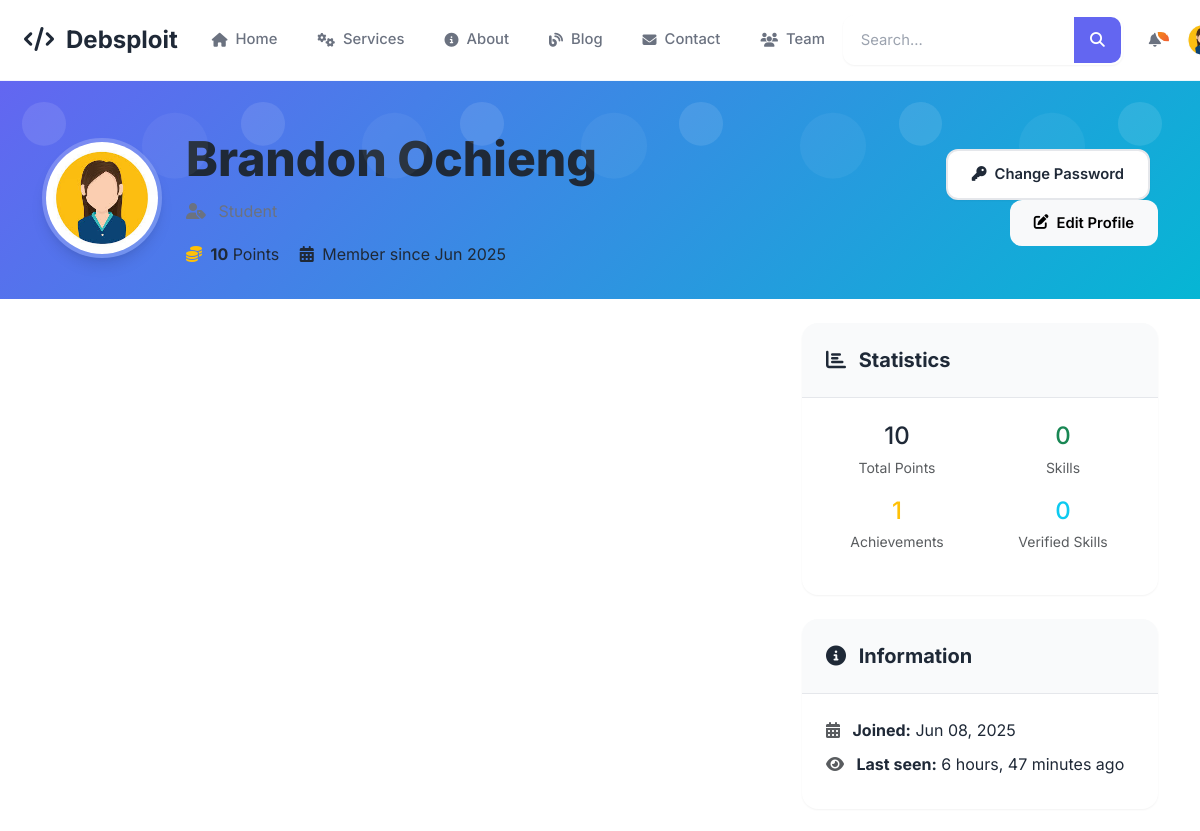
Before: /accounts/profile/ (signed in, upper part) with the older database file.
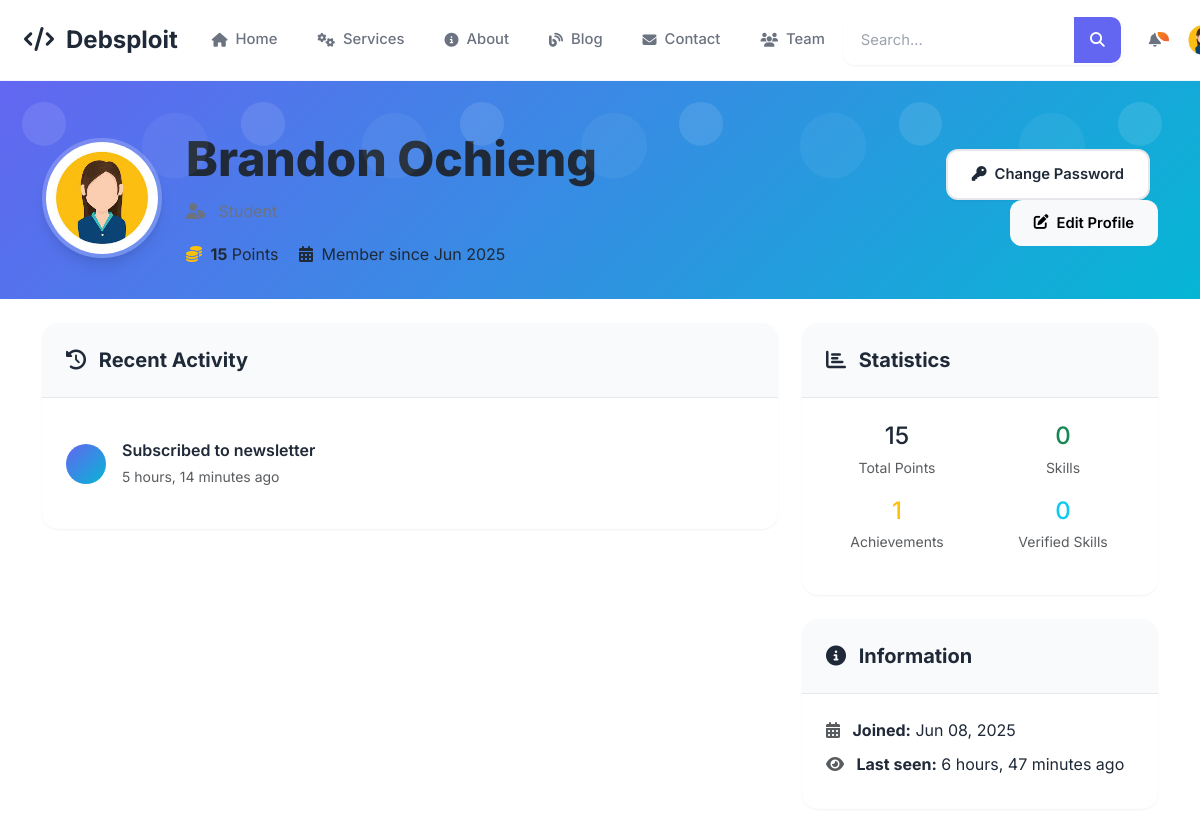
After: the same page with the newer database file.
### dashboard/models.py (models this page shows, shortened)
class UserActivity(models.Model):
    ACTIVITY_TYPES = (
        ('login', 'User Login'),
        ('logout', 'User Logout'),
        ('profile_update', 'Profile Updated'),
        ('password_change', 'Password Changed'),
        ('course_enrollment', 'Course Enrollment'),
        ('course_completion', 'Course Completion'),
        ('task_application', 'Task Application'),
        ('task_assigned', 'Task Assigned'),
        ('task_submission', 'Task Submission'),
        ('task_completion', 'Task Completion'),
        ('blog_post', 'Blog Post Created/Updated'),
        ('comment', 'Comment Posted'),
        ('review_posted', 'Review Posted'),
        ('achievement_earned', 'Achievement Earned'),
        ('points_earned', 'Points Earned'),
        ('skill_added', 'Skill Added'),
        ('portfolio_updated', 'Portfolio Updated'),
        ('newsletter_subscription', 'Newsletter Subscription'),
        ('account_deletion', 'Account Deletion'),
        ('file_upload', 'File Uploaded'),
        ('download', 'File Downloaded'),
        ('search', 'Search Performed'),
        ('page_view', 'Page Viewed'),
        ('api_call', 'API Call Made'),
        ('email_sent', 'Email Sent'),
        ('error_occurred', 'Error Occurred'),
        ('progress_update', 'Progress Updated'),
    )
    user = models.ForeignKey(User, on_delete=models.CASCADE, related_name='activities')
    activity_type = models.CharField(max_length=30, choices=ACTIVITY_TYPES, db_index=True)
    description = models.CharField(max_length=300)
    metadata = models.JSONField(default=dict, blank=True, help_text="Additional activity data")
    ip_address = models.GenericIPAddressField(null=True, blank=True)
    user_agent = models.TextField(blank=True)
    session_key = models.CharField(max_length=40, blank=True)
    referer = models.URLField(blank=True)
    country = models.CharField(max_length=100, blank=True)
    city = models.CharField(max_length=100, blank=True)
    timestamp = models.DateTimeField(auto_now_add=True, db_index=True)
    duration = models.DurationField(null=True, blank=True, help_text="Activity duration if applicable")
    class Meta:
        ordering = ['-timestamp']
        verbose_name_plural = "User Activities"
        indexes = [
            models.Index(fields=['user', 'activity_type']),
            models.Index(fields=['activity_type', 'timestamp']),
            models.Index(fields=['timestamp']),
        ]

### accounts/views.py (the view, shortened to what this page needs)
# urls.py: path('profile/', views.UserProfileView.as_view(), name='profile'),
class UserProfileView(LoginRequiredMixin, DetailView):
    model = User
    template_name = 'accounts/profile.html'
    context_object_name = 'profile_user'
    def get_object(self):
        if 'pk' in self.kwargs:
            return get_object_or_404(User, pk=self.kwargs['pk'])
        return self.request.user
    def get_context_data(self, **kwargs):
        context = super().get_context_data(**kwargs)
        profile_user = self.get_object()
        skills_by_category = {}
        skills = UserSkill.objects.filter(user=profile_user).order_by('category', 'name')
        for skill in skills:
            category = skill.get_category_display()
            if category not in skills_by_category:
                skills_by_category[category] = []
            skills_by_category[category].append(skill)
        achievements = UserAchievement.objects.filter(user=profile_user).order_by('-earned_date')[:10]
        recent_activity = []
        if profile_user == self.request.user or self.request.user.is_staff:
            recent_activity = UserActivity.objects.filter(
                user=profile_user
            ).order_by('-timestamp')[:10]
        portfolio_projects = []
        if profile_user.user_type == 'developer':
            from dashboard.models import ProjectPortfolio
            portfolio_projects = ProjectPortfolio.objects.filter(
                user=profile_user,
                is_public=True
            ).order_by('-is_featured', '-created_at')[:6]
        stats = {
            'total_skills': skills.count(),
            'verified_skills': skills.filter(is_verified=True).count(),
            'total_achievements': achievements.count(),
            'total_points': profile_user.points,
            'member_since': profile_user.date_joined,
        }
        context.update({
            'skills_by_category': skills_by_category,
            'achievements': achievements,
            'recent_activity': recent_activity,
            'portfolio_projects': portfolio_projects,
            'stats': stats,
            'is_own_profile': profile_user == self.request.user,
        })
        return context

### templates/accounts/profile.html (shortened to what the changed rows need)
{% extends 'base.html' %}
{% load static %}
{% block content %}
<div class="profile-header">
    <div class="container">
        <div class="row align-items-center">
            <div class="col-md-8">
                <div class="d-flex align-items-center gap-4" data-aos="fade-up">
                    <div>
                        <h1 class="mb-2">{{ profile_user.get_full_name|default:profile_user.username }}</h1>
                        <div class="mt-3">
                            <span class="me-3">
                                <i class="fas fa-coins text-warning me-1"></i>
                                <strong>{{ stats.total_points }}</strong> Points
                            </span>
                        </div>
                    </div>
                </div>
            </div>
        </div>
    </div>
</div>
<div class="container mt-4">
    <div class="row">
        <div class="col-lg-8">
            {% if recent_activity %}
            <div class="card mb-4" data-aos="fade-up" data-aos-delay="300">
                <div class="card-header">
                    <h5 class="mb-0">
                        <i class="fas fa-history me-2"></i>
                        Recent Activity
                    </h5>
                </div>
                <div class="card-body">
                    {% for activity in recent_activity %}
                        <div class="activity-item">
                            <div class="activity-icon">
                            </div>
                            <div class="flex-grow-1">
                                <div class="fw-semibold">{{ activity.description }}</div>
                                <small class="text-muted">{{ activity.timestamp|timesince }} ago</small>
                            </div>
                        </div>
                    {% endfor %}
                </div>
            </div>
            {% endif %}
        </div>
        <div class="col-lg-4">
            <div class="card mb-4" data-aos="fade-up" data-aos-delay="100">
                <div class="card-body">
                    <div class="row text-center">
                        <div class="col-6 mb-3">
                            <div class="h4 text-primary mb-1">{{ stats.total_points }}</div>
                            <small class="text-muted">Total Points</small>
                        </div>
                    </div>
                </div>
            </div>
        </div>
    </div>
</div>
{% endblock %}

### templates/base.html (shortened to what the changed rows need)
<!DOCTYPE html>
<html lang="en">
<head>
    {% if site_settings.favicon %}
        <link rel="icon" type="image/x-icon" href="{{ site_settings.favicon.url }}">
    {% else %}
        {% load static %}
    {% endif %}
    <link href="https://cdnjs.cloudflare.com/ajax/libs/font-awesome/6.4.0/css/all.min.css" rel="stylesheet">
    <link href="https://cdn.jsdelivr.net/npm/bootstrap@5.3.0/dist/css/bootstrap.min.css" rel="stylesheet">
    <link href="https://cdn.jsdelivr.net/npm/aos@2.3.4/dist/aos.css" rel="stylesheet">
    {% load static %}
    <link href="{% static 'css/main.css' %}" rel="stylesheet">
</head>
<body class="{% block body_class %}{% endblock %}">
    <nav class="navbar navbar-expand-lg" id="mainNavbar">
        <div class="container">
            <div class="collapse navbar-collapse" id="navbarNav">
                <ul class="navbar-nav me-auto">
                    {% for nav_item in main_navigation %}
                    <li class="nav-item">
                        <a class="nav-link {% if request_path == nav_item.url %}active{% endif %}" href="{{ nav_item.url }}">
                            <i class="{{ nav_item.icon }}"></i>
                            <span>{{ nav_item.name }}</span>
                        </a>
                    </li>
                    {% endfor %}
                </ul>
            </div>
        </div>
    </nav>
    <main class="{% block main_class %}{% endblock %}">
        {% block content %}{% endblock %}
    </main>
</body>
</html>

Changed rows visible on the page:
added UserActivity: description "Subscribed to newsletter", timestamp "5 hours, 14 minutes"
Other visible differences:
{{ stats.total_points }}: "10" → "15"
text now shown: "Recent Activity"
